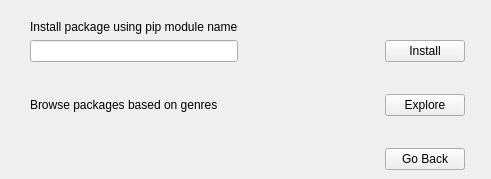
<?xml version="1.0" encoding="UTF-8"?>
<ui version="4.0">
 <class>Form</class>
 <widget class="QWidget" name="Form">
  <property name="geometry">
   <rect>
    <x>0</x>
    <y>0</y>
    <width>491</width>
    <height>179</height>
   </rect>
  </property>
  <property name="windowTitle">
   <string>Install Packages</string>
  </property>
  <widget class="QWidget" name="gridLayoutWidget">
   <property name="geometry">
    <rect>
     <x>30</x>
     <y>20</y>
     <width>435</width>
     <height>150</height>
    </rect>
   </property>
   <layout class="QGridLayout" name="gridLayout_2">
    <item row="4" column="1">
     <spacer name="horizontalSpacer_2">
      <property name="orientation">
       <enum>Qt::Horizontal</enum>
      </property>
      <property name="sizeHint" stdset="0">
       <size>
        <width>40</width>
        <height>20</height>
       </size>
      </property>
     </spacer>
    </item>
    <item row="4" column="2">
     <widget class="QPushButton" name="btnExplore">
      <property name="text">
       <string>Explore</string>
      </property>
     </widget>
    </item>
    <item row="3" column="0">
     <spacer name="verticalSpacer">
      <property name="orientation">
       <enum>Qt::Vertical</enum>
      </property>
      <property name="sizeHint" stdset="0">
       <size>
        <width>20</width>
        <height>40</height>
       </size>
      </property>
     </spacer>
    </item>
    <item row="4" column="0">
     <widget class="QLabel" name="label_2">
      <property name="text">
       <string>Browse packages based on genres</string>
      </property>
     </widget>
    </item>
    <item row="6" column="2">
     <spacer name="verticalSpacer_2">
      <property name="orientation">
       <enum>Qt::Vertical</enum>
      </property>
      <property name="sizeHint" stdset="0">
       <size>
        <width>20</width>
        <height>40</height>
       </size>
      </property>
     </spacer>
    </item>
    <item row="1" column="2">
     <widget class="QPushButton" name="btnInstall">
      <property name="text">
       <string>Install</string>
      </property>
     </widget>
    </item>
    <item row="7" column="2">
     <widget class="QPushButton" name="btnBack">
      <property name="text">
       <string>Go Back</string>
      </property>
     </widget>
    </item>
    <item row="1" column="0">
     <widget class="QLineEdit" name="lineEdit"/>
    </item>
    <item row="0" column="0">
     <widget class="QLabel" name="label">
      <property name="text">
       <string>Install package using pip module name</string>
      </property>
     </widget>
    </item>
    <item row="2" column="0">
     <spacer name="verticalSpacer_3">
      <property name="orientation">
       <enum>Qt::Vertical</enum>
      </property>
      <property name="sizeHint" stdset="0">
       <size>
        <width>20</width>
        <height>40</height>
       </size>
      </property>
     </spacer>
    </item>
    <item row="5" column="0">
     <spacer name="verticalSpacer_4">
      <property name="orientation">
       <enum>Qt::Vertical</enum>
      </property>
      <property name="sizeHint" stdset="0">
       <size>
        <width>20</width>
        <height>40</height>
       </size>
      </property>
     </spacer>
    </item>
   </layout>
  </widget>
 </widget>
 <resources/>
 <connections/>
</ui>
